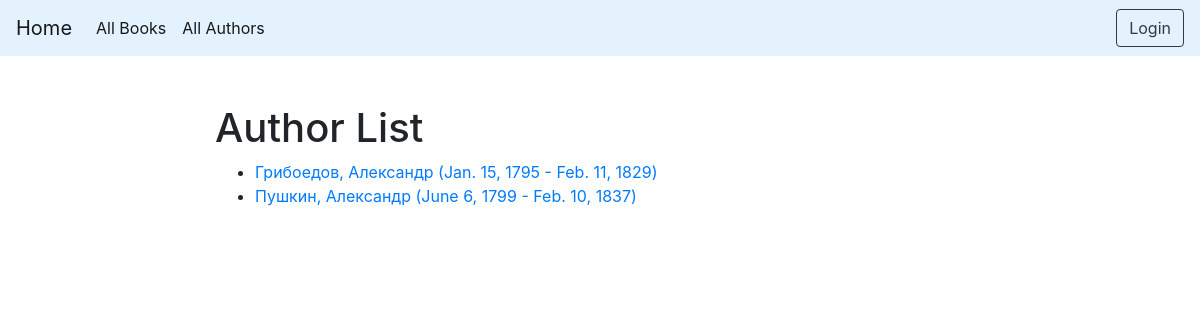
The app's page /catalog/authors/, older data.
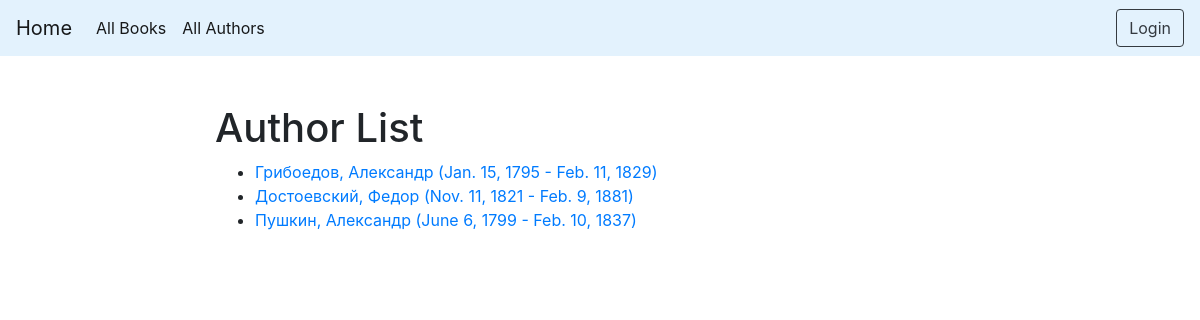
The same page, newer data.
### catalog/models.py (models this page shows)
class Author(models.Model):
    first_name = models.CharField('Имя', max_length=100, help_text='')
    last_name = models.CharField('Фамилия', max_length=100, help_text='')
    first_name_ml = models.CharField('Имя (родной язык)', max_length=100, null=True, blank=True, help_text='')
    last_name_ml = models.CharField('Фамилия (родной язык)', max_length=100, null=True, blank=True, help_text='')
    date_of_birth = models.DateField('Дата рождения', null=True, blank=True, help_text='')
    date_of_death = models.DateField('Дата смерти', null=True, blank=True, help_text='')
    class Meta:
        ordering = ['last_name', 'first_name']
        permissions = (("can_change_authors_data", "Add, edit, delete authors"),)
    def get_absolute_url(self):
        return reverse('author-detail', args=[str(self.id)])
    def __str__(self):
        return '{0}, {1}'.format(self.last_name, self.first_name)

### catalog/views.py (the view)
# urls.py: path('authors/', views.AuthorListView.as_view(), name='authors'),
class AuthorListView(generic.ListView):
    model = Author
    paginate_by = 10

### catalog/templates/catalog/author_list.html
{% extends "base_generic.html" %}
{% block content %}
<h1>Author List</h1>
{% if author_list %}
  <ul>
  {% for author in author_list %}
    <li>
      <a href="{{ author.get_absolute_url }}">
      {{ author }} ({{author.date_of_birth}} - {% if author.date_of_death %}{{author.date_of_death}}{% endif %})
      </a>
    </li>
  {% endfor %}
 </ul>
{% else %}
  <p>There are no authors available.</p>
{% endif %}
{% endblock %}

Row changes from the older to the newer data that the page shows:
added Author: last_name+first_name "Достоевский, Федор", date_of_birth "Nov. 11, 1821", date_of_death "Feb. 9, 1881"
